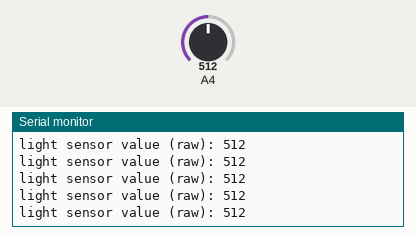
Bench run of a sketch on a simulated Arduino Mega 2560, built with avr-gcc and run on an emulated ATmega2560. On the bench: the last lines printed to the serial monitor. The test bench sets the inputs (shaded band); at power-on: A4 = 512.

Above: at 1.2 s.
1.3 s: A4 set to 991
At 1.8 s:
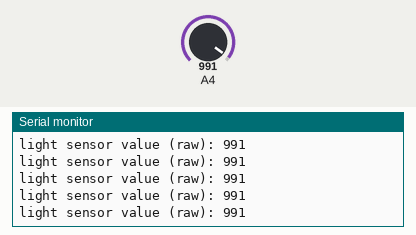
2.8 s: A4 set to 1008
At 3.5 s:
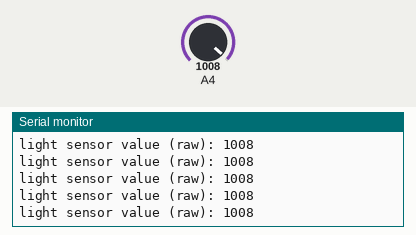
Timing chart, 0 to 5.8 s (numbered marks = the images above; inputs shaded):
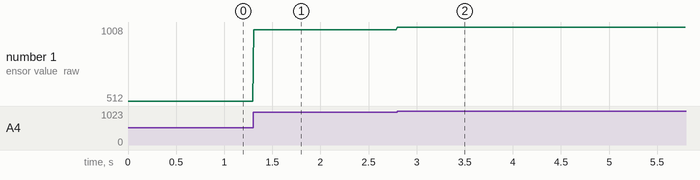

The sketch:

Light_sensor_-photoresistor-_UT.ino
```cpp
#define LIGHT_SENSOR_PIN 36

int light_sensor_reading;
void setup() {
  Serial.begin(115200);

}

void loop() {
  light_sensor_reading = analogRead(LIGHT_SENSOR_PIN);

  Serial.print("light sensor value (raw): ");
  Serial.println(light_sensor_reading);

  delay(10);
}
```

Measured:
- after the input at 1.3 s, the serial monitor: prints a new line at once (image 1)
- after the input at 2.8 s, the serial monitor: prints a new line at once (image 2)
- plotted number 1: 512 → 991 after the input at 1.3 s, 991 → 1008 after the input at 2.8 s
